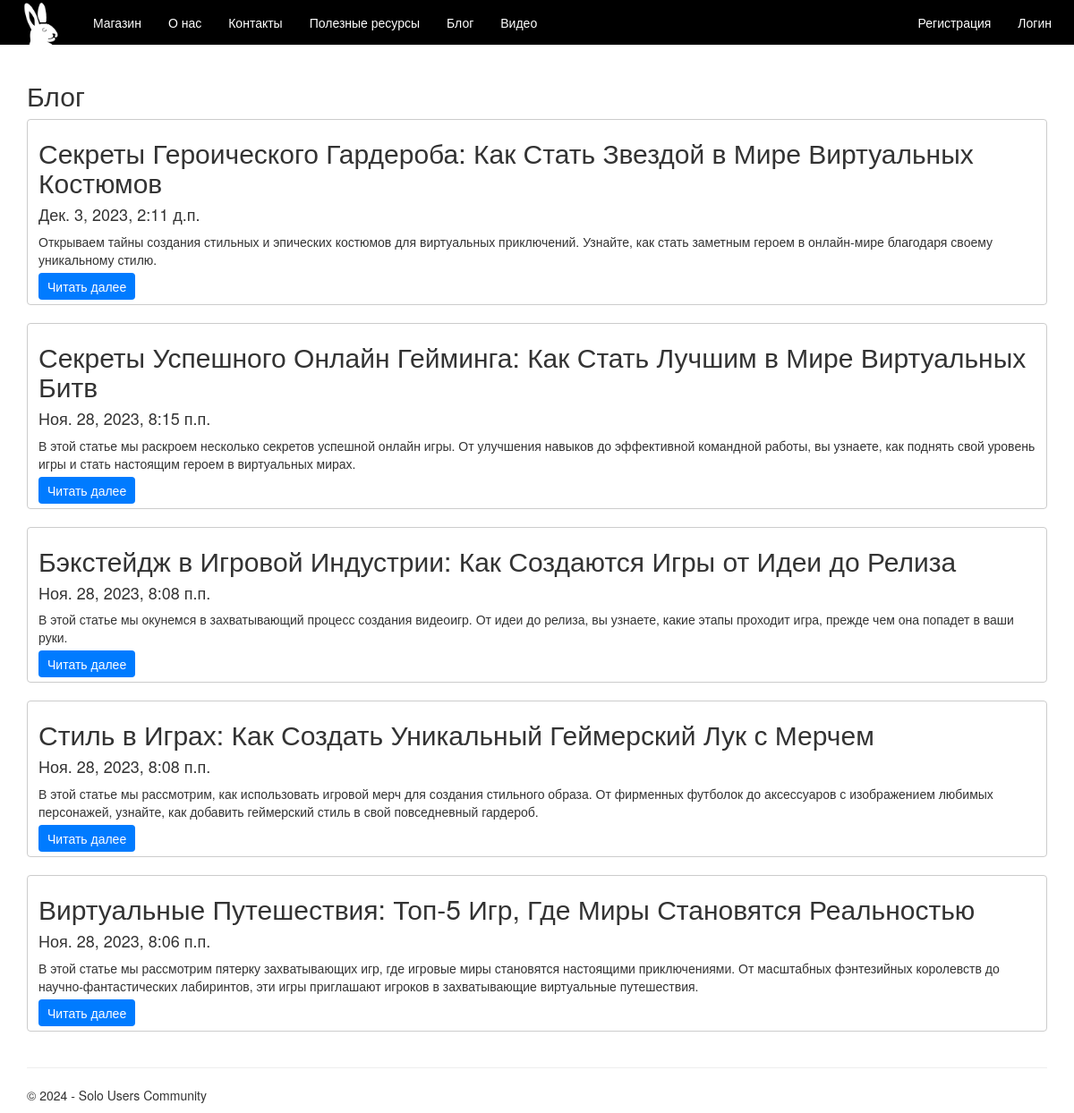
Screenshot of /blog/ with the database file from the repository.
### app/models.py (models this page shows, shortened)
class Blog(models.Model):
    title = models.CharField(max_length = 100, unique_for_date = "posted", verbose_name = "Заголовок")
    description = models.TextField(verbose_name = "Краткое содержание")
    content = models.TextField(verbose_name = "Полное содержание")
    posted = models.DateTimeField(default = datetime.now(), db_index = True, verbose_name = "Опубликована")
    author = models.ForeignKey(User, null=True, blank=True, on_delete = models.SET_NULL, verbose_name = "Автор")
    image = models.FileField(default = 'temp.jpg', verbose_name = "Путь к картинке")
    class Meta:
        db_table = "Posts" # имя таблицы для модели
        ordering = ["-posted"] # порядок сортировки данных в модели ("-" означает по убыванию)
        verbose_name = "статья блога" # имя, под которым модель будет отображаться в административном разделе (для одной статьи блога)
        verbose_name_plural = "статьи блога" # тоже для всех статей блога

### app/views.py (the view)
# urls.py: path('blog/', views.blog, name='blog'),
def blog(request):
    assert isinstance(request, HttpRequest)
    posts = Blog.objects.all() # запрос на выбор всех статей блога из модели
    return render(
        request,
        'app/blog.html',
        {
            'title':'Блог',
            'posts':posts, # передача списка статей в шаблон веб-страницы
            'year':datetime.now().year,
        }
    )

### app/templates/app/blog.html
﻿{% extends "app/layout.html" %}
{% block content %}
<div class="container body-content">
    <h2>{{ title }}</h2>
    {% for post in posts %}
    <div class="blog blog-default">
        <h2> {{post.title}} </h2>
        <h4> {{post.posted}} </h4>
        <p> {{post.description}} </p>
        <p><a class="read-more-btn" href="{% url 'blogpost' parametr=post.id %}">Читать далее</a></p>
    </div>
    <br /><br />
    {% endfor %}
    <hr />
    <footer>
        <p>&copy; {{ year }} - Solo Users Community</p>
    </footer>
</div>
{% endblock %}

### app/static/app/content/site.css (style rules this page uses)
body { padding-top: 50px; }
.body-content { padding-left: 15px; padding-right: 15px; }
.blog.blog-default { border-color: #cccccc }
.blog { display: inline-block; padding: 0 12px; margin-bottom: 0; vertical-align: middle; border: 1px solid transparent; border-radius: 4px; transition: background-color 0.3s ease; }
.read-more-btn { background-color: #007bff; color: #ffffff; padding: 5px 10px; border-radius: 4px; text-decoration: none; transition: background-color 0.3s ease; }

### rows the page displays
Blog: title "Секреты Героического Гардероба: Как Стать Звездой в Мире Виртуальных Костюмов", posted "Дек. 3, 2023, 2:11 д.п.", description "Открываем тайны создания стильных и эпических костюмов для виртуальных приключений. Узнайте, как стать заметным героем в онлайн-мире благодаря своему уникальному стилю."
Blog: title "Секреты Успешного Онлайн Гейминга: Как Стать Лучшим в Мире Виртуальных Битв", posted "Ноя. 28, 2023, 8:15 п.п.", description "В этой статье мы раскроем несколько секретов успешной онлайн игры. От улучшения навыков до эффективной командной работы, вы узнаете, как поднять свой уровень игры и стать настоящим героем в виртуальных мирах."
Blog: title "Бэкстейдж в Игровой Индустрии: Как Создаются Игры от Идеи до Релиза", posted "Ноя. 28, 2023, 8:08 п.п.", description "В этой статье мы окунемся в захватывающий процесс создания видеоигр. От идеи до релиза, вы узнаете, какие этапы проходит игра, прежде чем она попадет в ваши руки."
Blog: title "Стиль в Играх: Как Создать Уникальный Геймерский Лук с Мерчем", posted "Ноя. 28, 2023, 8:08 п.п.", description "В этой статье мы рассмотрим, как использовать игровой мерч для создания стильного образа. От фирменных футболок до аксессуаров с изображением любимых персонажей, узнайте, как добавить геймерский стиль в свой повседневный гардероб."
Blog: title "Виртуальные Путешествия: Топ-5 Игр, Где Миры Становятся Реальностью", posted "Ноя. 28, 2023, 8:06 п.п.", description "В этой статье мы рассмотрим пятерку захватывающих игр, где игровые миры становятся настоящими приключениями. От масштабных фэнтезийных королевств до научно-фантастических лабиринтов, эти игры приглашают игроков в захватывающие виртуальные путешествия."

### other values shown
{{ title }} "Блог"
